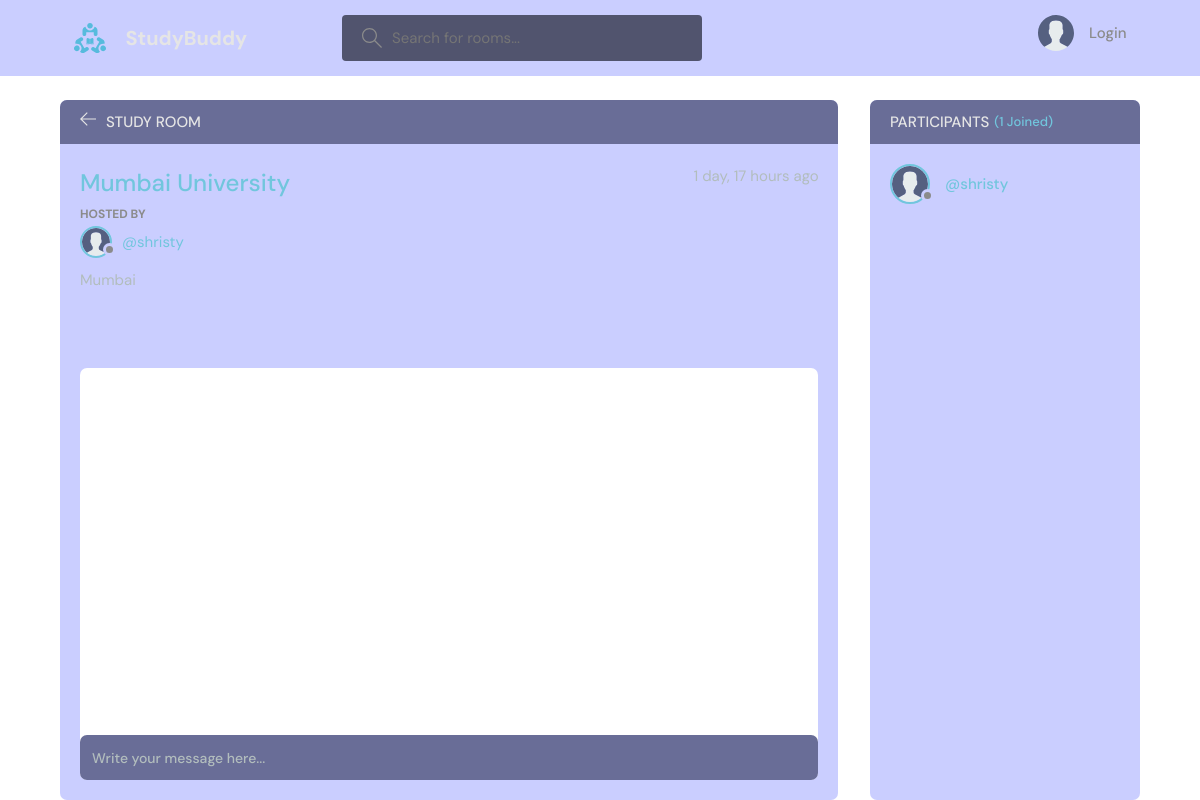
Page /room/12/ on the committed database.
### base/models.py (models this page shows, shortened)
class Room(models.Model):
    host = models.ForeignKey(User, on_delete=models.SET_NULL, null=True)
    city = models.ForeignKey(City, on_delete=models.SET_NULL, null=True)
    name = models.CharField(max_length=200)
    description = models.TextField(null=True, blank=True)
    participants = models.ManyToManyField(User, related_name='participants', blank=True)
    updated = models.DateTimeField(auto_now = True)
    created = models.DateTimeField(auto_now_add = True)
    class Meta:
        ordering = ['-updated', '-created']

class City(models.Model):
    name = models.CharField(max_length=200)
    def __str__(self):
        return self.name

### base/views.py (the view, shortened to what this page needs)
# urls.py: path('room/<str:pk>/', views.room, name="room"),
def room(request, pk):
    room = Room.objects.get(id=pk)
    room_messages = room.message_set.all().order_by('-created')
    participants = room.participants.all()
    context = {'room': room, 'room_messages':room_messages, 'participants':participants}
    return render(request, 'base/room.html', context)

### base/templates/base/room.html (shortened to what this page needs)
{% extends 'main.html' %}
{%load static%}
{% block content %}
<main class="profile-page layout layout--2">
  <div class="container">
    <div class="room">
      <div class="room__top">
        <div class="room__topLeft">
          <a href="{% url 'home' %}">
            <svg version="1.1" xmlns="http://www.w3.org/2000/svg" width="32" height="32" viewBox="0 0 32 32">
              <title>arrow-left</title>
              <path
                d="M13.723 2.286l-13.723 13.714 13.719 13.714 1.616-1.611-10.96-10.96h27.625v-2.286h-27.625l10.965-10.965-1.616-1.607z">
              </path>
            </svg>
          </a>
          <h3>Study Room</h3>
        </div>
      </div>
      <div class="room__box scroll">
        <div class="room__header scroll">
          <div class="room__info">
            <h3>{{room.name}}</h3>
            <span>{{room.created|timesince}} ago</span>
          </div>
          <div class="room__hosted">
            <p>Hosted By</p>
            <a href="{% url 'user-profile' room.host.id %}" class="room__author">
              <div class="avatar avatar--small">
                <img src= "{% static 'images/avatar.svg' %}" />
              </div>
              <span>@{{room.host.username}}</span>
            </a>
          </div>
          <span class="room__citys">{{room.city}}</span>
        </div>
        <div class="room__conversation">
          <div class="threads scroll">
          </div>
        </div>
      </div>
      <div class="room__message">
        <form action="" method="POST">
          <input name="body" placeholder="Write your message here..." />
        </form>
      </div>
    </div>
    <div class="participants">
      <h3 class="participants__top">Participants <span>({{participants.count}} Joined)</span></h3>
      <div class="participants__list scroll">
        {% for user in participants %}
        <a href="{%  url 'user-profile' user.id %}" class="participant">
          <div class="avatar avatar--medium">
            <img src= "{% static 'images/avatar.svg' %}" />
          </div>
          <p>
            <span>@{{user.username}}</span>
          </p>
        </a>
        {% endfor %}
      </div>
    </div>
  </div>
</main>
{% endblock content %}

### rows in the picture
Room: name "Mumbai University", created "1 day, 17 hours", host.username "shristy", city "Mumbai"

### other values in the picture
{{ participants.count }} "1"
{{ user.username }} "shristy"
